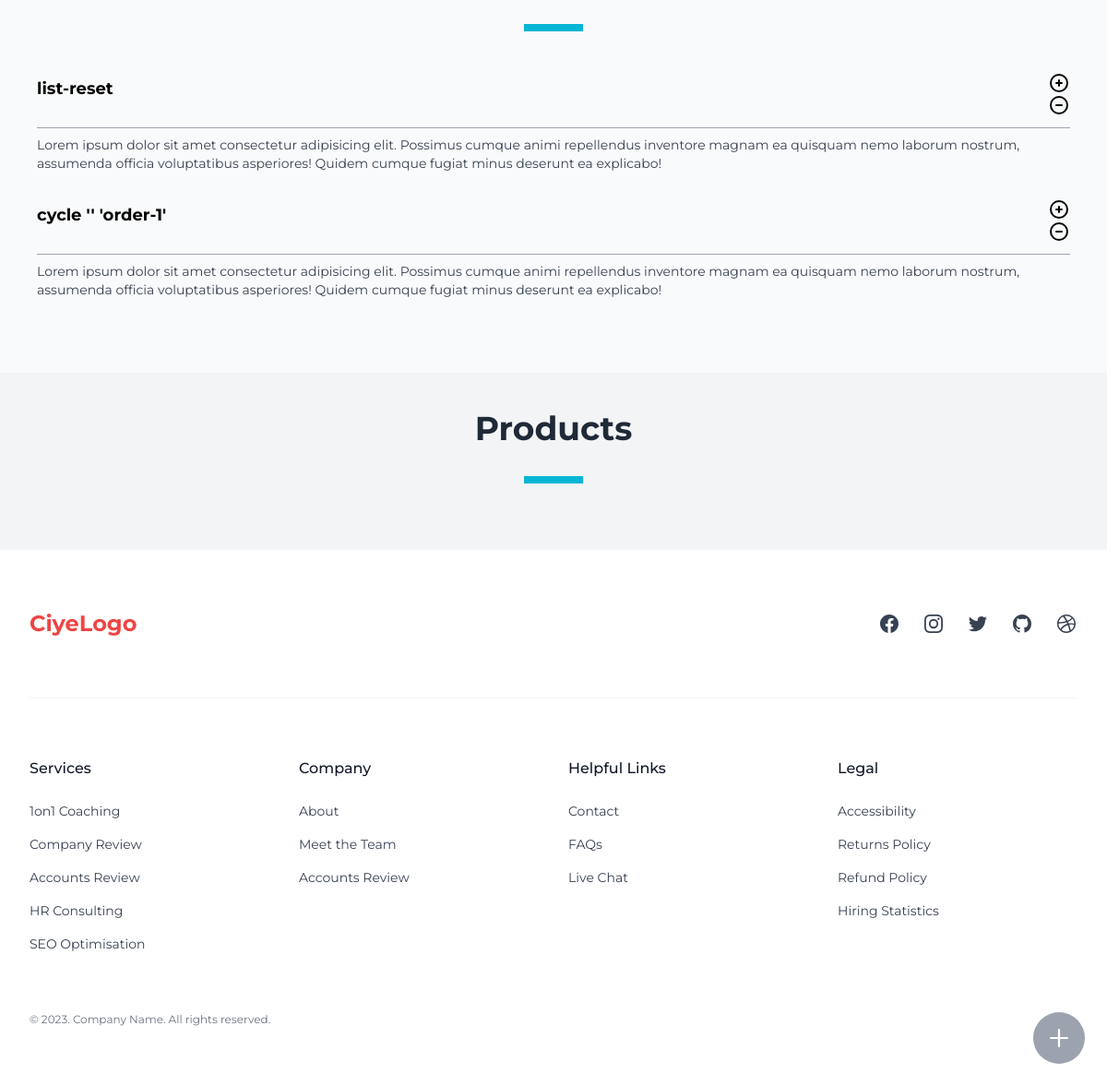
Before: / (lower part) with the older database file.
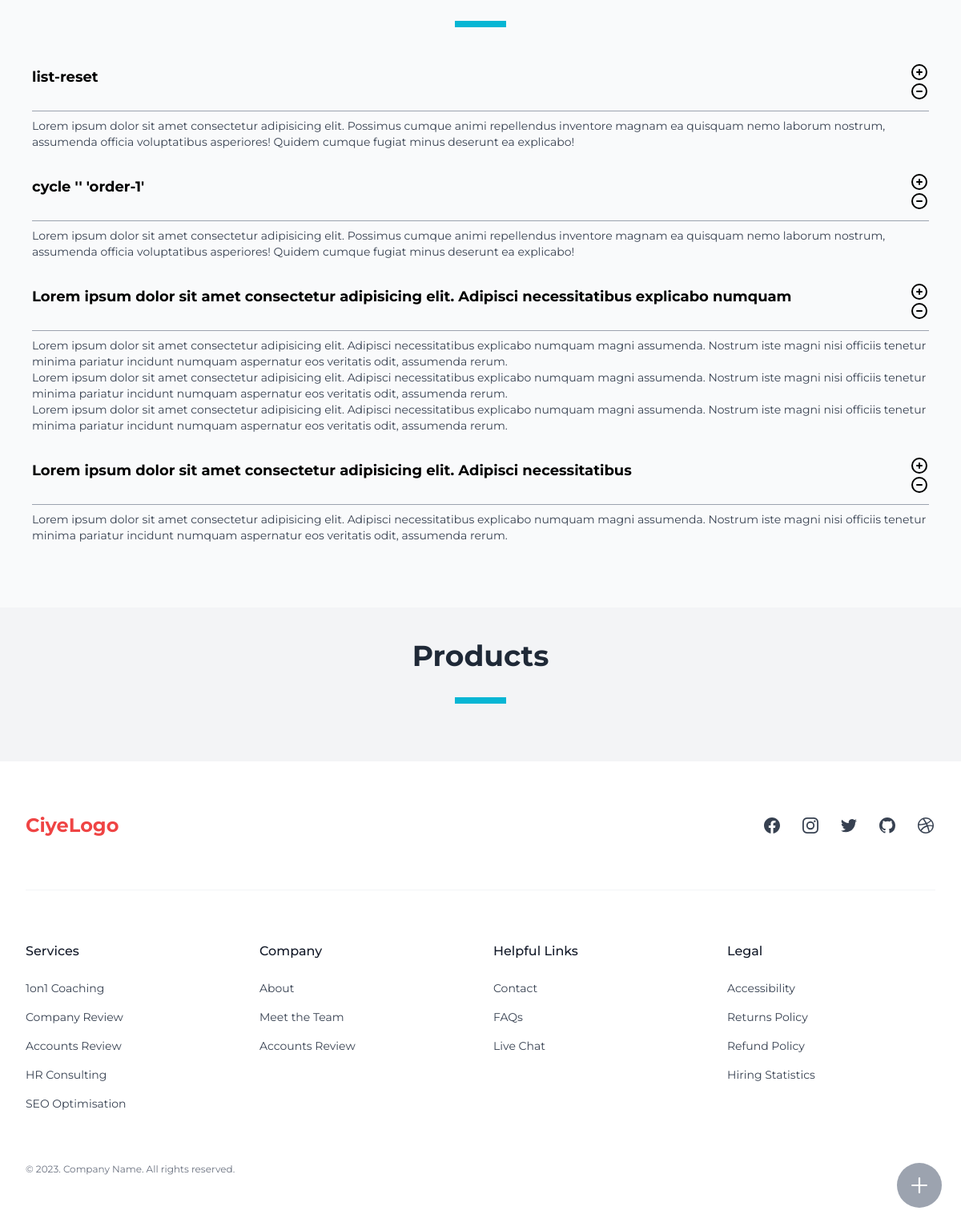
After: the same page with the newer database file.
### pages/models.py (models this page shows)
class Faq(BaseModel):
    question = models.TextField()
    answer = models.TextField()

### pages/views.py (the view)
# urls.py: path('',views.blog_index,name='blog-index'),
def index(request):
    faqs = Faq.objects.filter(is_active=True)
    return render(request,'pages/index.html',{
        'faqs':faqs,
    })

### abstractapp/custom_context_processors.py (called while the page is built)
def categories(request):
    product_categories = ProductCategory.objects.all()
    product_root_categories = ProductCategory.objects.filter(level=1)
    blog_categories = BlogCategory.objects.all()
    blog_root_categories = BlogCategory.objects.filter(level=0)
    return {
        'product_categories': product_categories,
        'product_root_categories': product_root_categories,
        'blog_categories':blog_categories,
        'blog_root_categories':blog_root_categories,
    }

def inquiry_form(request):
    return {
        'inquiry_form':InquiryForm(),
    }

def contact(request):
    contacts = ContactInformation.objects.all().order_by('custom_order')
    contact_dict = {contact.name: contact for contact in contacts}
    return {'contact': contact_dict}

### blog/models.py (called while the page is built)
    def get_absolute_url(self):
        url_list = [self.slug]
        parent = self.parent
        while parent:
            url_list.insert(0, parent.slug)
            parent = parent.parent
        category_path = '/'.join(url_list)
        return reverse('blog-list', args=[category_path])

### pages/templates/pages/index.html (shortened to what this page needs)
{% extends "base.html" %}
{% block content %}
  <section>
    <div class="custom-container py-20">
      <div class="w-16 my-8 h-2 bg-cyan-500 mx-auto">
      </div>
      {% include 'pages/partial/faq.html' %}
    </div>
  </section>
  <section class=" bg-gray-100">
    <div class="custom-container py-10">
      <h2 class="text-3xl font-bold sm:text-4xl text-gray-800 text-center ">
        Products
      </h2>
      <div class="w-16 my-8 h-2 bg-cyan-500 mx-auto">
      </div>
    </div>
  </section>
{% endblock %}

### pages/templates/pages/partial/faq.html
<div class="text-gray mx-auto" x-data="{ openFaqIndex: null }">
  <div class="leading-loose text-lg mt-6">
    {% for faq in faqs %}
    <div>
      <button @click="openFaqIndex = openFaqIndex === {{ forloop.counter0 }} ? null : {{ forloop.counter0 }}"
              class="w-full font-bold py-3 flex items-start justify-start mt-4 border-b border-gray-400">
        <div class="flex-grow text-left">
          {{ faq.question }}
        </div>
        <div class="flex-shrink-0">
          <svg x-show="openFaqIndex !== {{ forloop.counter0 }}"
               class="fill-current"
               viewBox="0 0 24 24"
               width="24"
               height="24">
            <path class="heroicon-ui" d="M12 22a10 10 0 110-20 10 10 0 010 20zm0-2a8 8 0 100-16 8 8 0 000 16zm1-9h2a1 1 0 010 2h-2v2a1 1 0 01-2 0v-2H9a1 1 0 010-2h2V9a1 1 0 012 0v2z" />
          </svg>
          <svg x-show="openFaqIndex === {{ forloop.counter0 }}"
               class="fill-current"
               viewBox="0 0 24 24"
               width="24"
               height="24">
            <path class="heroicon-ui" d="M12 22a10 10 0 110-20 10 10 0 010 20zm0-2a8 8 0 100-16 8 8 0 000 16zm4-8a1 1 0 01-1 1H9a1 1 0 010-2h6a1 1 0 011 1z" />
          </svg>
        </div>
      </button>
      <div x-show="openFaqIndex === {{ forloop.counter0 }}"
           class="text-gray-700 text-sm mt-2">
        {{ faq.answer|linebreaks }}
      </div>
    </div>
    {% endfor %}
  </div>
</div>

Changed rows visible on the page:
added Faq: question "Lorem ipsum dolor sit amet consectetur adipisicing elit. Adipisci necessitatibus explicabo numquam", answer "Lorem ipsum dolor sit amet consectetur adipisicing elit. Adipisci necessitatibus explicabo numquam magni assumenda. Nostrum iste magni nisi officiis tenetur minima pariatur incidunt numquam aspernatur eos veritatis odit, assumenda rerum. Lorem ipsum dolor sit amet consectetur adipisicing elit. Adipisci necessitatibus explicabo numquam magni assumenda. Nostrum iste magni nisi officiis tenetur minima pariatur incidunt numquam aspernatur eos veritatis odit, assumenda rerum. Lorem ipsum dolor sit amet consectetur adipisicing elit. Adipisci necessitatibus explicabo numquam magni assumenda. Nostrum iste magni nisi officiis tenetur minima pariatur incidunt numquam aspernatur eos veritatis odit,…"
added Faq: question "Lorem ipsum dolor sit amet consectetur adipisicing elit. Adipisci necessitatibus", answer "Lorem ipsum dolor sit amet consectetur adipisicing elit. Adipisci necessitatibus explicabo numquam magni assumenda. Nostrum iste magni nisi officiis tenetur minima pariatur incidunt numquam aspernatur eos veritatis odit, assumenda rerum."
